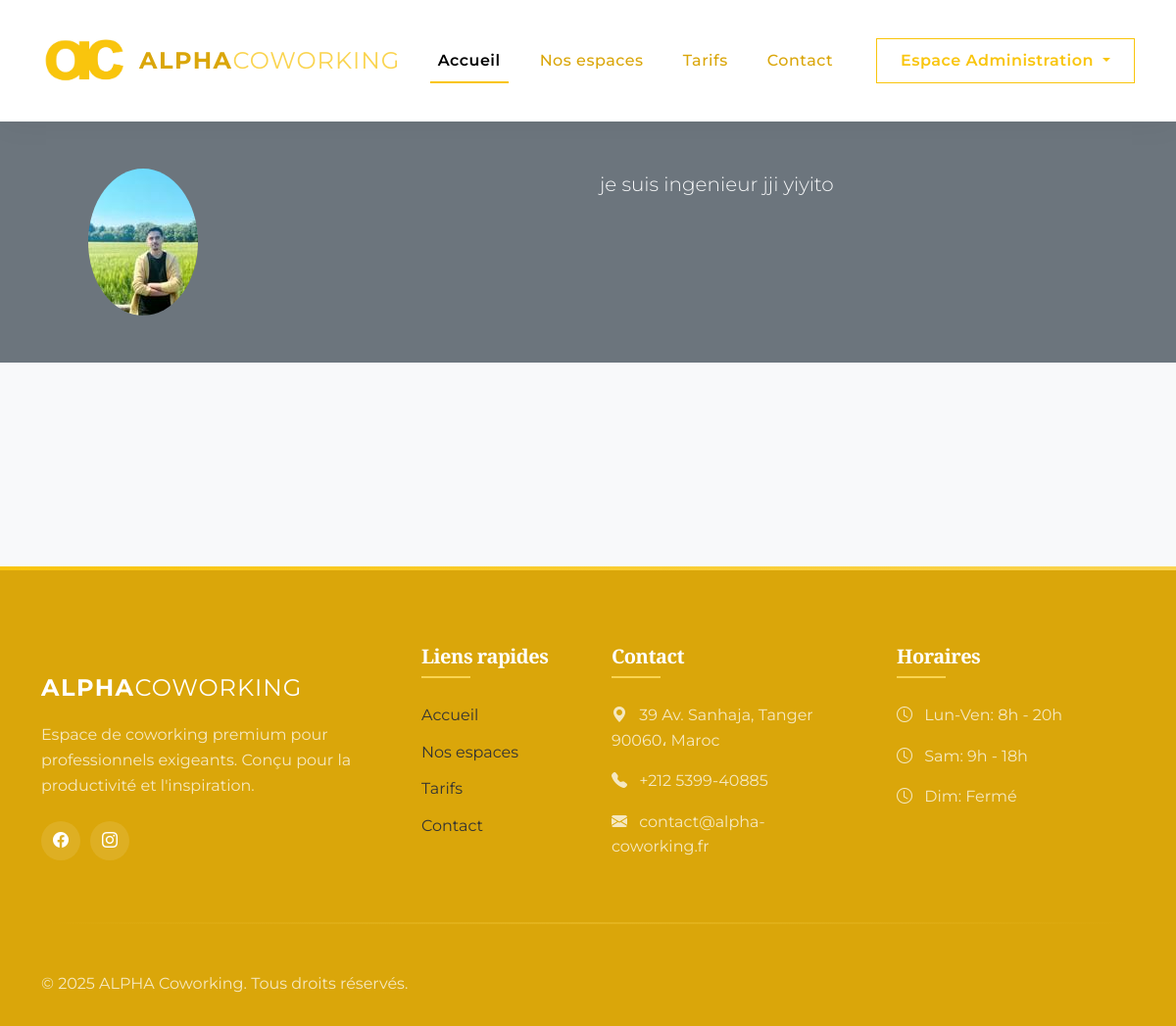
/author/youssef22, run on an earlier commit of the app's database.
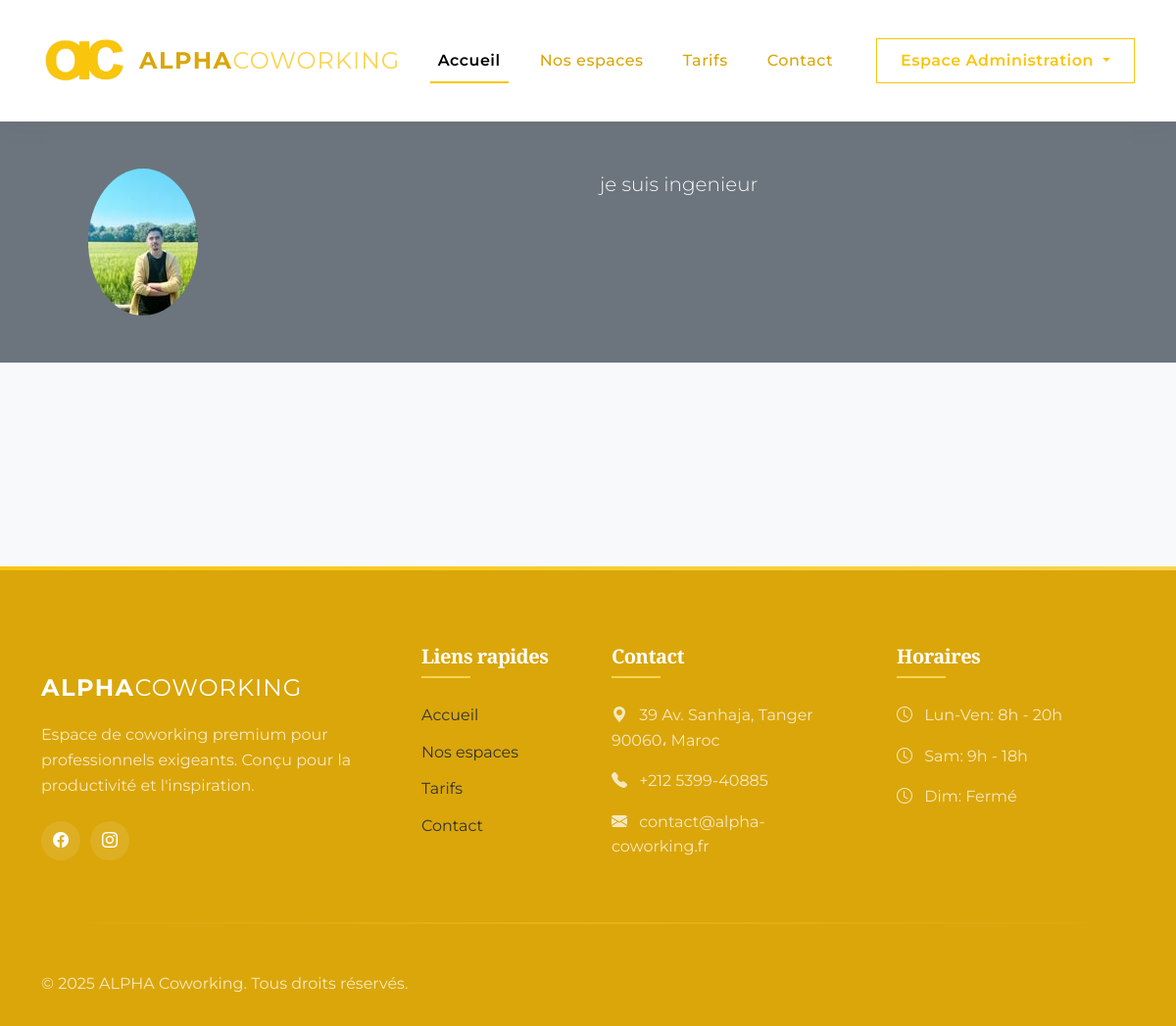
And on a later commit of the database.
### pythonic/models.py (models this page shows, shortened)
class User(db.Model, UserMixin):
    id = db.Column(db.Integer, primary_key=True)
    fname = db.Column(db.String(25), nullable=False)
    lname = db.Column(db.String(25), nullable=False)
    username = db.Column(db.String(25), unique=True, nullable=False)
    email = db.Column(db.String(125), unique=True, nullable=False)
    image_file = db.Column(db.String(20), nullable=False, default="default.png")
    bio = db.Column(db.Text, nullable=True)
    password = db.Column(db.String(60), nullable=False)
    lessons = db.relationship("Lesson", backref="author", lazy=True)

### pythonic/users/routes.py (the view)
@users.route("/author/<string:username>", methods=["GET"])
def author(username):
    user = User.query.filter_by(username=username).first_or_404()
    page = request.args.get("page", 1, type=int)
    lessons = (
        Lesson.query.filter_by(author=user)
        .order_by(Lesson.date_posted.desc())
        .paginate(page=page, per_page=6)
    )
    return render_template("author.html", lessons=lessons, user=user)

### pythonic/templates/author.html (shortened to what this page needs)
{% extends "layout.html"%}
{% block content %}
<div class="container-fluid bg-secondary">
    <div class="container">
        <div class="row p-5">
            <div class="col-6">
                <img class="rounded-circle" src="{{url_for('static', filename='user_pics/' + user.image_file)}}" alt="">
            </div>
            <div class="col-6">
                <span class="lead text-light">{{user.bio}}</span>
            </div>
        </div>
    </div>
</div>
<section class="bg-light">
    <div class="container p-5">
        <div class="row">
            <nav class="mt-5" aria-label="...">
            </nav>
        </div>
    </div>
</section>
{% endblock content%}

What changed in the data, as far as the page shows it:
changed User: bio "je suis ingenieur jji yiyito" → "je suis ingenieur"
